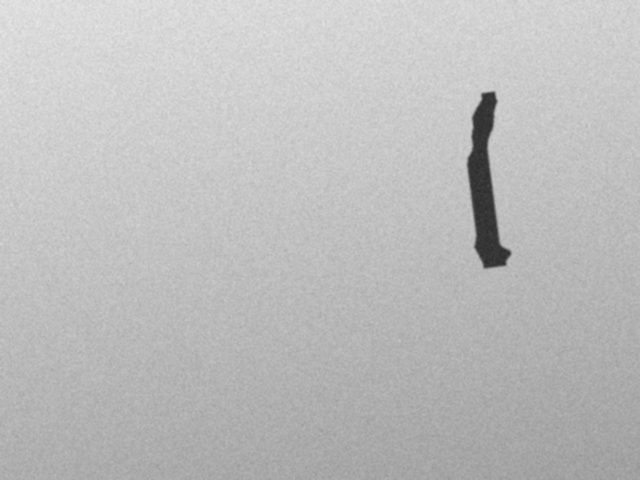
#> input picture ejemplos/foto_1.png, 640 x 480 px
$ python -i preprocesamiento.py   (imports and definitions only)
#> lines starting #> are read from the running program, lines starting #| are printed output that depends on the picture; after the words box and inside, x2 and y2 are one past the last pixel; in counts of white or black regions, pixels touching at a corner belong together
"""Convierte una imagen cualquiera (lienzo, foto o archivo) en entradas tipo MNIST.

MNIST tiene digitos blancos sobre fondo negro, escalados para caber en una caja
de 20x20 y centrados por su centro de masa dentro de una imagen de 28x28.
Una foto de un cuaderno es casi lo contrario: tinta oscura sobre papel claro,
con sombras, ruido y el numero en cualquier parte. Por eso redimensionar la
imagen completa a 28x28 (el enfoque basico) falla con imagenes reales.

Pasos de este modulo:
  1. Gris y tamano de trabajo.
  2. Polaridad: si el fondo es claro se invierte (tinta -> blanco).
  3. Quitar iluminacion desigual con un "top-hat" (fondo estimado por apertura).
  4. Umbral de Otsu y limpieza de motas.
  5. Segmentar los digitos (componentes conectados agrupados por columnas).
  6. Cada digito: normalizar grosor del trazo, escalar a 20x20, centrar por
     centro de masa en 28x28 y llevar a [0, 1].
"""

from dataclasses import dataclass, field

import cv2
import numpy as np

# Tamano de trabajo: imagenes grandes se reducen (velocidad) y las muy
# pequenas se amplian (para que la limpieza morfologica no borre trazos).
LADO_MIN = 280
LADO_MAX = 1000

# Escala canonica donde se mide y corrige el grosor del trazo.
LADO_CANONICO = 200

# Grosor del trazo relativo al lado mayor del digito, medido sobre el set de
# entrenamiento de MNIST con medir_grosor_mnist() (mediana).
GROSOR_RELATIVO_MNIST = 0.12

# Contraste minimo (0-255) entre trazo y fondo para considerar que hay algo.
CONTRASTE_MINIMO = 35


@dataclass
class Digito:
    entrada: np.ndarray  # 28x28 float32 en [0, 1], listo para la red
    caja: tuple  # (x, y, ancho, alto) en la imagen de trabajo


@dataclass
class Resultado:
    gris: np.ndarray  # imagen de trabajo en grises
    realce: np.ndarray  # trazos claros sobre fondo negro, sin sombras
    mascara: np.ndarray  # binaria despues de limpiar ruido
    invertida: bool  # True si el fondo era claro (tinta oscura)
    digitos: list = field(default_factory=list)

    # [6 lines left out: function lote, not called in this run]


def a_gris(imagen, fondo_transparente=255):
    """Acepta gris, RGB o RGBA (uint8) y devuelve gris uint8.

    Las zonas transparentes se rellenan con `fondo_transparente`
    (blanco por defecto, como si fuera papel).
    """
    imagen = np.asarray(imagen)
    if imagen.dtype != np.uint8:
        imagen = np.clip(imagen, 0, 255).astype(np.uint8)
    if imagen.ndim == 2:
        return imagen
    if imagen.shape[2] == 4:
        rgb = imagen[..., :3].astype(np.float32)
        alfa = imagen[..., 3:4].astype(np.float32) / 255.0
        rgb = rgb * alfa + fondo_transparente * (1.0 - alfa)
        imagen = rgb.astype(np.uint8)
    return cv2.cvtColor(imagen, cv2.COLOR_RGB2GRAY)


def _tamano_de_trabajo(gris):
    h, w = gris.shape
    lado = max(h, w)
    if lado > LADO_MAX:
        f = LADO_MAX / lado
        return cv2.resize(gris, None, fx=f, fy=f, interpolation=cv2.INTER_AREA)
    if lado < LADO_MIN:
        f = LADO_MIN / lado
        return cv2.resize(gris, None, fx=f, fy=f, interpolation=cv2.INTER_CUBIC)
    return gris


def realzar_trazos(gris, corregir_fondo=True):
    """Devuelve (realce, invertida, contraste).

    realce: trazos claros sobre fondo negro, con la iluminacion corregida.
    corregir_fondo=False omite la correccion de sombras (el lienzo no tiene
    sombras, y asi un digito enorme con trazo muy grueso no se borra).
    """
    suave = cv2.GaussianBlur(gris, (5, 5), 0)
    invertida = bool(np.median(suave) > 127)
    if invertida:
        suave = 255 - suave

    # El fondo se estima con una apertura morfologica con un nucleo mas ancho
    # que cualquier trazo: borra los trazos y deja sombras y gradientes.
    # Se calcula en pequeno porque un nucleo grande a resolucion completa es lento.
    if corregir_fondo:
        h, w = suave.shape
        f = min(1.0, 200 / max(h, w))
        peq = cv2.resize(suave, None, fx=f, fy=f, interpolation=cv2.INTER_AREA)
        k = max(3, min(peq.shape) // 5) | 1
        nucleo = cv2.getStructuringElement(cv2.MORPH_RECT, (k, k))
        fondo = cv2.morphologyEx(peq, cv2.MORPH_OPEN, nucleo)
        fondo = cv2.resize(fondo, (w, h), interpolation=cv2.INTER_LINEAR)
        realce = cv2.subtract(suave, fondo)
    else:
        realce = suave
    contraste = int(realce.max())
    if contraste > 0:
        realce = cv2.convertScaleAbs(realce, alpha=255.0 / contraste)
    return realce, invertida, contraste


def _mascara_limpia(realce):
    t, _ = cv2.threshold(realce, 0, 255, cv2.THRESH_BINARY + cv2.THRESH_OTSU)
    _, mascara = cv2.threshold(realce, max(t, 50), 255, cv2.THRESH_BINARY)
    return cv2.morphologyEx(mascara, cv2.MORPH_OPEN, np.ones((3, 3), np.uint8))


def _componentes_validos(mascara, es_lienzo):
    """Etiqueta componentes y descarta motas y bordes de papel/mesa."""
    n, etiquetas, stats, _ = cv2.connectedComponentsWithStats(mascara, connectivity=8)
    H, W = mascara.shape
    candidatos = []
    for i in range(1, n):
        x, y, w, h, area = stats[i]
        toca_borde = x == 0 or y == 0 or x + w >= W or y + h >= H
        # En fotos, una franja que cruza casi toda la imagen pegada al borde
        # es el borde del papel o la mesa, no un digito.
        if not es_lienzo and toca_borde and (w > 0.9 * W or h > 0.9 * H):
            continue
        candidatos.append((i, x, y, w, h, area))
    if not candidatos:
        return etiquetas, []
    area_max = max(c[5] for c in candidatos)
    return etiquetas, [c for c in candidatos if c[5] >= 0.04 * area_max]


def _agrupar_por_columnas(componentes):
    """Une componentes que se solapan en horizontal (p. ej. un 5 con la raya
    de arriba separada) y devuelve grupos ordenados de izquierda a derecha."""
    grupos = [{"ids": [c[0]], "x1": c[1], "y1": c[2], "x2": c[1] + c[3], "y2": c[2] + c[4]}
              for c in componentes]
    unido = True
    while unido:
        unido = False
        for a in range(len(grupos)):
            for b in range(a + 1, len(grupos)):
                ga, gb = grupos[a], grupos[b]
                solape = min(ga["x2"], gb["x2"]) - max(ga["x1"], gb["x1"])
                ancho_menor = min(ga["x2"] - ga["x1"], gb["x2"] - gb["x1"])
                if solape > 0.5 * ancho_menor:
                    ga["ids"] += gb["ids"]
                    for k, fn in (("x1", min), ("y1", min), ("x2", max), ("y2", max)):
                        ga[k] = fn(ga[k], gb[k])
                    del grupos[b]
                    unido = True
                    break
            if unido:
                break
    return sorted(grupos, key=lambda g: g["x1"])


# [8 lines left out: function _un_solo_grupo, not called in this run]


def _grosor(binaria):
    """Ancho medio del trazo en pixeles: en un trazo de ancho g la distancia
    al borde va de 0 a g/2, asi que su media es g/4 (menos el sesgo discreto)."""
    # Borde negro de 1 px: si el recorte esta lleno (un "1" recto y grueso) no
    # habria fondo y la distancia saldria infinita.
    binaria = cv2.copyMakeBorder(binaria, 1, 1, 1, 1, cv2.BORDER_CONSTANT, value=0)
    dist = cv2.distanceTransform(binaria, cv2.DIST_L2, 3)
    valores = dist[binaria > 0]
    if valores.size == 0:
        return 0.0
    return max(4.0 * float(valores.mean()) - 2.0, 1.0)


def _a_escala_canonica(binaria):
    h, w = binaria.shape
    f = LADO_CANONICO / max(h, w)
    nuevo = (max(1, round(w * f)), max(1, round(h * f)))
    reescalada = cv2.resize(binaria, nuevo, interpolation=cv2.INTER_LINEAR)
    return np.where(reescalada > 127, 255, 0).astype(np.uint8)


def _recortar(binaria):
    ys, xs = np.nonzero(binaria)
    if ys.size == 0:
        return binaria
    return binaria[ys.min():ys.max() + 1, xs.min():xs.max() + 1]


def normalizar_grosor(binaria):
    """Engrosa trazos finos (lapicero) o adelgaza trazos gruesos (marcador)
    hasta el grosor relativo tipico de MNIST. Trabaja a escala canonica."""
    binaria = _a_escala_canonica(_recortar(binaria))
    objetivo = GROSOR_RELATIVO_MNIST * LADO_CANONICO
    actual = _grosor(binaria)
    margen = int(objetivo) + 2
    con_margen = cv2.copyMakeBorder(binaria, margen, margen, margen, margen,
                                    cv2.BORDER_CONSTANT, value=0)

    if actual < 0.8 * objetivo:
        k = int(round(objetivo - actual)) + 1
        nucleo = cv2.getStructuringElement(cv2.MORPH_ELLIPSE, (k, k))
        return _recortar(cv2.dilate(con_margen, nucleo))

    if actual > 1.5 * objetivo:
        k = int(round(actual - objetivo)) + 1
        nucleo = cv2.getStructuringElement(cv2.MORPH_ELLIPSE, (k, k))
        erosionada = cv2.erode(con_margen, nucleo)
        # Si la erosion se come el digito (trazos muy desiguales) no se aplica.
        if np.count_nonzero(erosionada) > 0.4 * np.count_nonzero(con_margen):
            return _recortar(erosionada)
    return binaria


def a_formato_mnist(binaria):
    """Recorte binario de un digito -> 28x28 float32 en [0, 1] al estilo MNIST."""
    digito = normalizar_grosor(binaria)
    h, w = digito.shape
    f = 20.0 / max(h, w)
    nuevo = (max(1, round(w * f)), max(1, round(h * f)))
    # INTER_AREA promedia pixeles: deja bordes suaves como los de MNIST.
    pequeno = cv2.resize(digito, nuevo, interpolation=cv2.INTER_AREA)

    lienzo = np.zeros((28, 28), np.uint8)
    y0 = (28 - nuevo[1]) // 2
    x0 = (28 - nuevo[0]) // 2
    lienzo[y0:y0 + nuevo[1], x0:x0 + nuevo[0]] = pequeno

    # MNIST centra cada digito por su centro de masa.
    m = cv2.moments(lienzo)
    if m["m00"] > 0:
        dx = 14 - m["m10"] / m["m00"]
        dy = 14 - m["m01"] / m["m00"]
        traslado = np.float32([[1, 0, dx], [0, 1, dy]])
        lienzo = cv2.warpAffine(lienzo, traslado, (28, 28), flags=cv2.INTER_LINEAR,
                                borderValue=0)
    return lienzo.astype(np.float32) / 255.0


def procesar(imagen, varios=True, es_lienzo=False, fondo_transparente=255):
    """Imagen (gris/RGB/RGBA uint8) -> Resultado con los digitos encontrados.

    varios=True separa varios digitos escritos en una fila (izquierda a derecha);
    varios=False toma todo lo que haya como un unico digito.
    es_lienzo=True desactiva el filtro de bordes de papel (en el lienzo un
    digito grande puede tocar los bordes).
    """
    gris = _tamano_de_trabajo(a_gris(imagen, fondo_transparente))
    realce, invertida, contraste = realzar_trazos(gris, corregir_fondo=not es_lienzo)
    if contraste < CONTRASTE_MINIMO:
        vacia = np.zeros_like(gris)
        return Resultado(gris, vacia, vacia, invertida)

    mascara = _mascara_limpia(realce)
    etiquetas, componentes = _componentes_validos(mascara, es_lienzo)
    if not componentes:
        return Resultado(gris, realce, mascara, invertida)

    grupos = _agrupar_por_columnas(componentes) if varios else _un_solo_grupo(componentes)
    # Descarta grupos muy bajitos (guiones, puntos, ruido) frente al mas alto.
    alto_max = max(g["y2"] - g["y1"] for g in grupos)
    grupos = [g for g in grupos if (g["y2"] - g["y1"]) >= 0.3 * alto_max]

    digitos = []
    for g in grupos:
        zona = etiquetas[g["y1"]:g["y2"], g["x1"]:g["x2"]]
        binaria = np.isin(zona, g["ids"]).astype(np.uint8) * 255
        caja = tuple(int(v) for v in (g["x1"], g["y1"], g["x2"] - g["x1"], g["y2"] - g["y1"]))
        digitos.append(Digito(a_formato_mnist(binaria), caja))
    return Resultado(gris, realce, mascara, invertida, digitos)


# [35 lines left out: functions preprocesar_basico, dibujar_cajas, medir_grosor_mnist, not called in this run]

>>> import cv2
>>> picture = cv2.cvtColor(cv2.imread('ejemplos/foto_1.png'), cv2.COLOR_BGR2RGB)
#> picture is the input picture: shape (480, 640, 3); min 42, max 229, mean 189.1
>>> result = procesar(picture)
#> in _tamano_de_trabajo, `h, w = gris.shape`: h = 480; w = 640
#> in realzar_trazos, `invertida = bool(np.median(suave) > 127)`: invertida = True
#> in realzar_trazos, `suave = 255 - suave`:
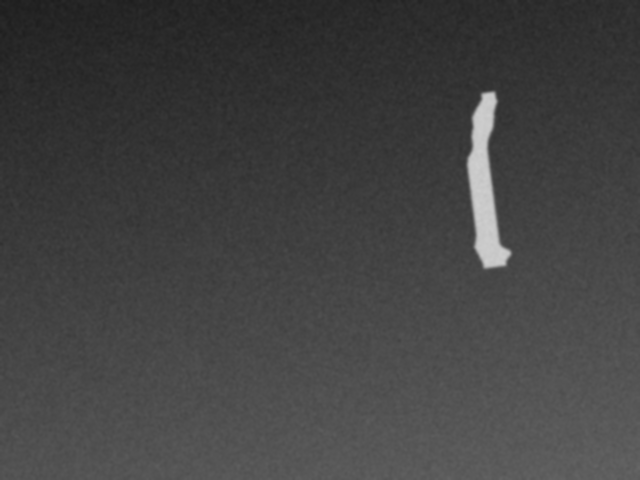
#> suave: shape (480, 640); min 30, max 207, mean 65.9
#> in realzar_trazos, `realce = cv2.subtract(suave, fondo)`:
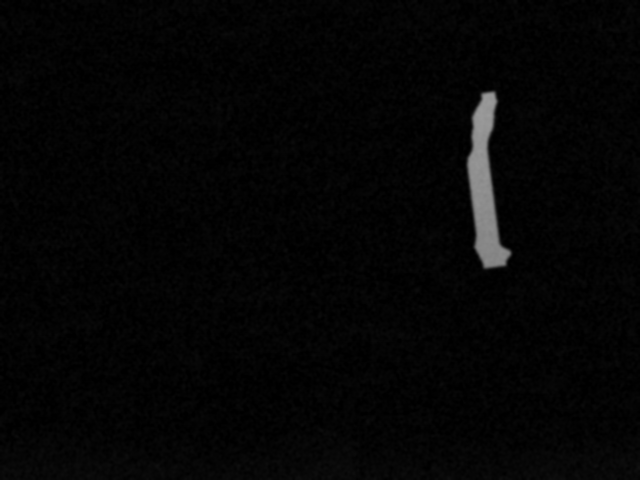
#> realce: shape (480, 640); min 0, max 155, mean 4.8
#> in realzar_trazos, `contraste = int(realce.max())`: contraste = 155
#> in procesar, `realce, invertida, contraste = realzar_trazos(gris, corregir_fondo=not..`: invertida = True; contraste = 155
#> in _mascara_limpia, `t, _ = cv2.threshold(realce, 0, 255, cv2.THRESH_BINARY + cv2.THRESH_OT..`: t = 110
#> in _mascara_limpia, `_, mascara = cv2.threshold(realce, max(t, 50), 255, cv2.THRESH_BINARY)`:
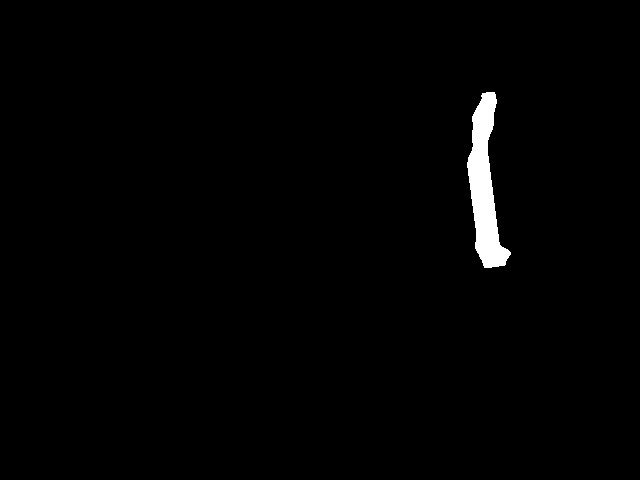
#> mascara: shape (480, 640); 1.2% white; 1 white region, box (x1, y1, x2, y2) and area: (467, 92, 511, 268) 3764
#> in _componentes_validos, `n, etiquetas, stats, _ = cv2.connectedComponentsWithStats(mascara, con..`: n = 2; stats = [[0, 0, 640, 480, 303438], [467, 92, 44, 176, 3762]]
#> the loop in _componentes_validos, `for i in range(1, n):` made 1 pass
#> after the loop in _componentes_validos, `for i in range(1, n):`: candidatos = [(1, 467, 92, 44, 176, 3762)]
#> in _componentes_validos, `area_max = max(c[5] for c in candidatos)`: area_max = 3762
#> in procesar, `etiquetas, componentes = _componentes_validos(mascara, es_lienzo)`: componentes = [(1, 467, 92, 44, 176, 3762)]
#> in _agrupar_por_columnas, `grupos = [{"ids": [c[0]], "x1": c[1], "y1": c[2], "x2": c[1] + c[3], "..`: grupos = 1 item
#> in procesar, `alto_max = max(g["y2"] - g["y1"] for g in grupos)`: alto_max = 176
#> the loop in procesar, `for g in grupos:` made 1 pass
#> (g, caja) on pass 1: ({'ids': [1], 'x1': 467, 'y1': 92, 'x2': 511, 'y2': 268}, (467, 92, 44, 176))
#> pass 1, in procesar, `zona = etiquetas[g["y1"]:g["y2"], g["x1"]:g["x2"]]`:
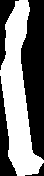
#> zona: shape (176, 44) int32; values 0 (black) and 1 (white), 48.6% white; 1 white region, box (x1, y1, x2, y2) and area: (0, 0, 44, 176) 3762
#> pass 1, in _a_escala_canonica, `reescalada = cv2.resize(binaria, nuevo, interpolation=cv2.INTER_LINEAR)`:
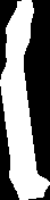
#> reescalada: shape (200, 50); min 0, max 255, mean 123.8
#> pass 1, in normalizar_grosor, `binaria = _a_escala_canonica(_recortar(binaria))`:
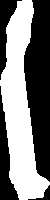
#> binaria: shape (200, 50); 48.6% white; 1 white region, box (x1, y1, x2, y2) and area: (0, 0, 50, 200) 4860
#> after the loop in procesar, `for g in grupos:`: digitos = 1 item

$ run again, on ejemplos/foto_5.png
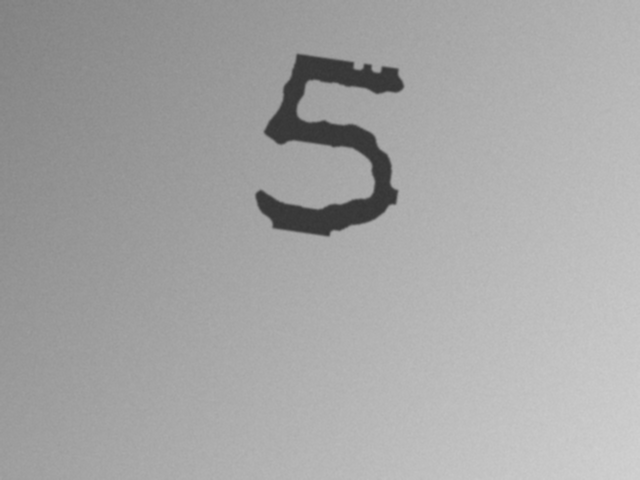
#> input picture ejemplos/foto_5.png, 640 x 480 px
#> picture is the input picture: shape (480, 640, 3); min 53, max 210, mean 165.1
#> in _tamano_de_trabajo, `h, w = gris.shape`: h = 480; w = 640
#> in realzar_trazos, `invertida = bool(np.median(suave) > 127)`: invertida = True
#> in realzar_trazos, `contraste = int(realce.max())`: contraste = 116
#> in procesar, `realce, invertida, contraste = realzar_trazos(gris, corregir_fondo=not..`: invertida = True; contraste = 116
#> t = 110
#> in _mascara_limpia, `_, mascara = cv2.threshold(realce, max(t, 50), 255, cv2.THRESH_BINARY)`:
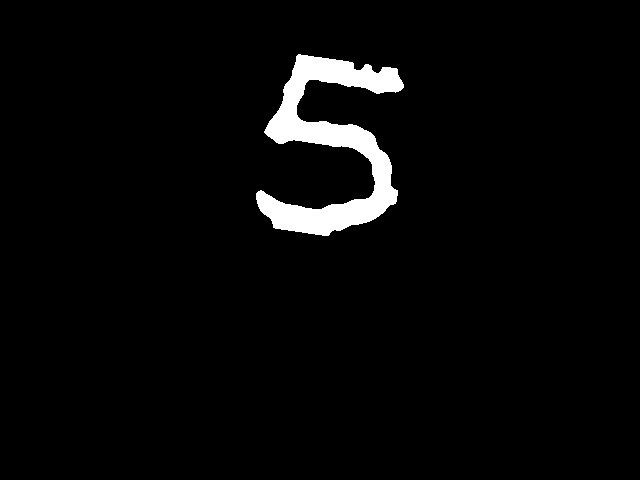
#> mascara: shape (480, 640); 3.3% white; 1 white region, box (x1, y1, x2, y2) and area: (256, 54, 404, 236) 10003
#> etiquetas: shape (480, 640) int32; values 0 (black) and 1 (white), 3.3% white; 1 white region, box (x1, y1, x2, y2) and area: (256, 54, 404, 236) 9998
#> n = 2; stats = [[0, 0, 640, 480, 297202], [256, 54, 148, 182, 9998]]
#> the loop in _componentes_validos, `for i in range(1, n):` made 1 pass
#> after the loop in _componentes_validos, `for i in range(1, n):`: candidatos = [(1, 256, 54, 148, 182, 9998)]
#> area_max = 9998
#> componentes = [(1, 256, 54, 148, 182, 9998)]
#> in _agrupar_por_columnas, `grupos = [{"ids": [c[0]], "x1": c[1], "y1": c[2], "x2": c[1] + c[3], "..`: grupos = 1 item
#> alto_max = 182
#> the loop in procesar, `for g in grupos:` made 1 pass
#> (g, caja) on pass 1: ({'ids': [1], 'x1': 256, 'y1': 54, 'x2': 404, 'y2': 236}, (256, 54, 148, 182))
#> pass 1, in normalizar_grosor, `binaria = _a_escala_canonica(_recortar(binaria))`:
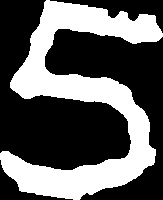
#> binaria: shape (200, 163); 37.1% white; 1 white region, box (x1, y1, x2, y2) and area: (0, 0, 163, 200) 12106
#> after the loop in procesar, `for g in grupos:`: digitos = 1 item

$ run again, on ejemplos/foto_6.png
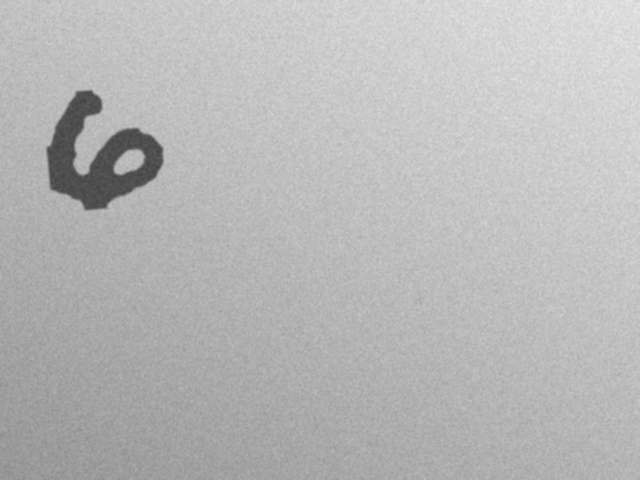
#> input picture ejemplos/foto_6.png, 640 x 480 px
#> picture is the input picture: shape (480, 640, 3); min 66, max 232, mean 184
#> in _tamano_de_trabajo, `h, w = gris.shape`: h = 480; w = 640
#> in realzar_trazos, `invertida = bool(np.median(suave) > 127)`: invertida = True
#> in realzar_trazos, `contraste = int(realce.max())`: contraste = 120
#> in procesar, `realce, invertida, contraste = realzar_trazos(gris, corregir_fondo=not..`: invertida = True; contraste = 120
#> t = 110
#> in _mascara_limpia, `_, mascara = cv2.threshold(realce, max(t, 50), 255, cv2.THRESH_BINARY)`:
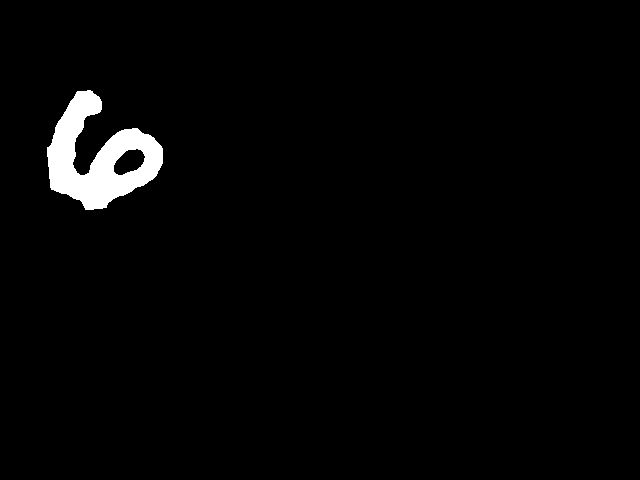
#> mascara: shape (480, 640); 2.2% white; 1 white region, box (x1, y1, x2, y2) and area: (47, 90, 163, 210) 6679
#> n = 2; stats = [[0, 0, 640, 480, 300521], [47, 90, 116, 120, 6679]]
#> the loop in _componentes_validos, `for i in range(1, n):` made 1 pass
#> after the loop in _componentes_validos, `for i in range(1, n):`: candidatos = [(1, 47, 90, 116, 120, 6679)]
#> area_max = 6679
#> componentes = [(1, 47, 90, 116, 120, 6679)]
#> in _agrupar_por_columnas, `grupos = [{"ids": [c[0]], "x1": c[1], "y1": c[2], "x2": c[1] + c[3], "..`: grupos = 1 item
#> alto_max = 120
#> the loop in procesar, `for g in grupos:` made 1 pass
#> (g, caja) on pass 1: ({'ids': [1], 'x1': 47, 'y1': 90, 'x2': 163, 'y2': 210}, (47, 90, 116, 120))
#> pass 1, in normalizar_grosor, `binaria = _a_escala_canonica(_recortar(binaria))`:
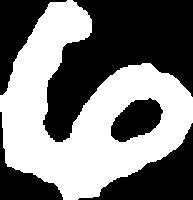
#> binaria: shape (200, 193); 48% white; 1 white region, box (x1, y1, x2, y2) and area: (0, 0, 193, 200) 18533
#> after the loop in procesar, `for g in grupos:`: digitos = 1 item
